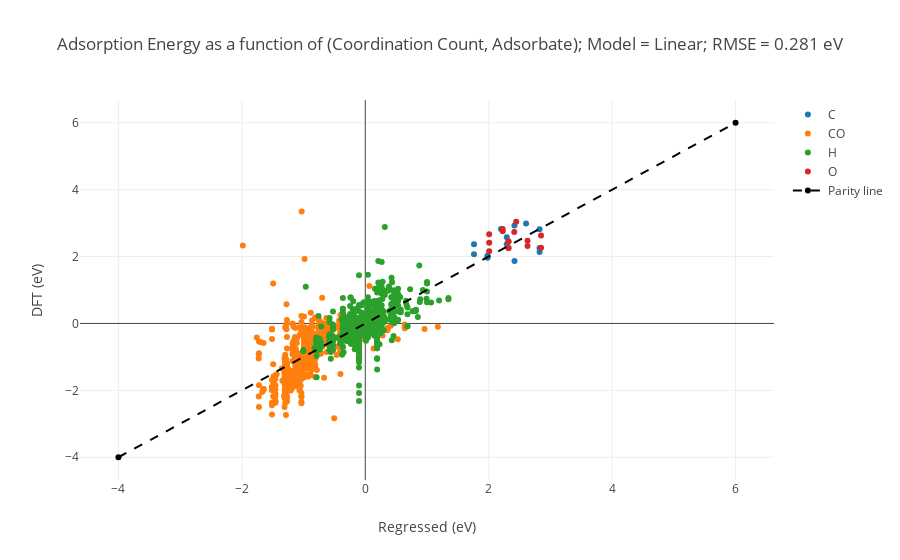
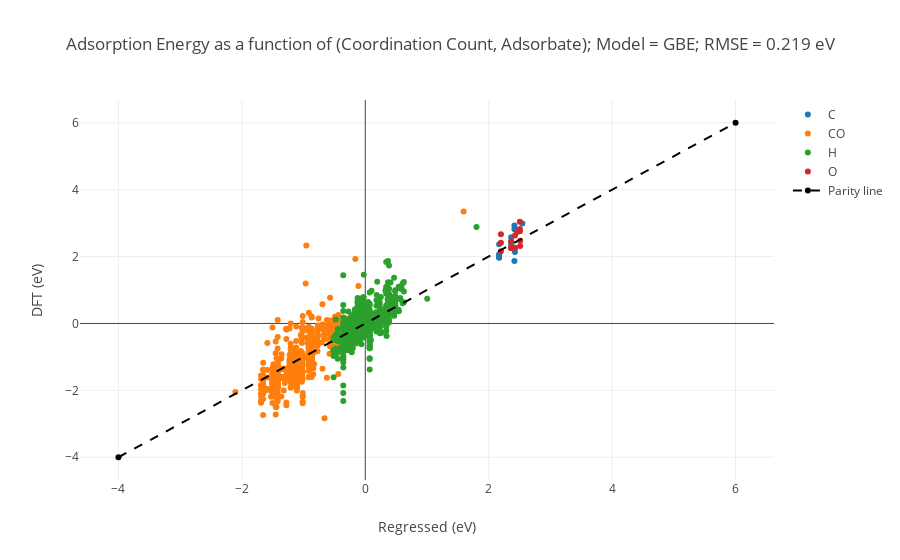

The cell these charts' notebook holds for them, in order:
### Code cell
# Create Plotly for each SKLearn model
for model in [LR, GBE]:
    traces = []
    # Create a parity plot where each adsorbate is shown. We do that by pulling out
    # data for each adsorbate and then plotting them.
    for ads in np.unique(DATA['adsorbate']):
        x = [X[i] for i, _ads in enumerate(DATA['adsorbate']) if _ads == ads]
        y = [Y[i] for i, _ads in enumerate(DATA['adsorbate']) if _ads == ads]
        y_predicted = model.predict(x)
        traces.append(go.Scatter(x=y_predicted, y=y, mode='markers', name=ads))
    # Create a diagonal line for the parity plot
    lims = [-4, 6]
    traces.append(go.Scatter(x=lims, y=lims,
                             line=dict(color=('black'), dash='dash'), name='Parity line'))
    # Format and plot
    layout = go.Layout(xaxis=dict(title='Regressed (eV)'),
                       yaxis=dict(title='DFT (eV)'),
                       title='Adsorption Energy as a function of (Coordination Count, Adsorbate); Model = %s; RMSE = %0.3f eV' \
                             % (model.name, metrics.mean_squared_error(Y_TEST, model.predict(X_TEST))))
    iplot(go.Figure(data=traces, layout=layout))

### Figure 1 — Plotly figure (JSON) as saved in the notebook; plotly's stock layout.template omitted (floating-point values rounded to 4 significant figures; data arrays with more than 128 entries replaced by an {"elided": "..."} marker saying what was removed)
{"data": [{"mode": "markers", "name": "C", "type": "scatter", "x": [1.762, 2.605, 2.824, 2.418, 2.824, 2.824, 2.199, 2.293, 2.293, 1.98, 1.98, 1.762, 1.98, 2.418], "y": [2.366, 2.988, 2.254, 2.932, 2.817, 2.139, 2.822, 2.576, 2.367, 1.977, 1.962, 2.069, 2.025, 1.865]}, {"mode": "markers", "name": "CO", "type": "scatter", "x": {"elided": "787 float values"}, "y": {"elided": "787 float values"}}, {"mode": "markers", "name": "H", "type": "scatter", "x": {"elided": "663 float values"}, "y": {"elided": "663 float values"}}, {"mode": "markers", "name": "O", "type": "scatter", "x": [2.629, 2.008, 2.629, 2.227, 2.445, 2.414, 2.848, 2.848, 2.32, 2.32, 2.32, 2.008, 2.008, 2.32, 2.227], "y": [2.475, 2.67, 2.314, 2.756, 3.041, 2.735, 2.631, 2.26, 2.256, 2.454, 2.454, 2.155, 2.415, 2.256, 2.821]}, {"line": {"color": "black", "dash": "dash"}, "name": "Parity line", "type": "scatter", "x": [-4, 6], "y": [-4, 6]}], "layout": {"title": "Adsorption Energy as a function of (Coordination Count, Adsorbate); Model = Linear; RMSE = 0.281 eV", "xaxis": {"title": "Regressed (eV)"}, "yaxis": {"title": "DFT (eV)"}}}

### Figure 2 — Plotly figure (JSON) as saved in the notebook; plotly's stock layout.template omitted (floating-point values rounded to 4 significant figures; data arrays with more than 128 entries replaced by an {"elided": "..."} marker saying what was removed)
{"data": [{"mode": "markers", "name": "C", "type": "scatter", "x": [2.169, 2.545, 2.425, 2.417, 2.425, 2.425, 2.417, 2.364, 2.364, 2.169, 2.169, 2.169, 2.169, 2.417], "y": [2.366, 2.988, 2.254, 2.932, 2.817, 2.139, 2.822, 2.576, 2.367, 1.977, 1.962, 2.069, 2.025, 1.865]}, {"mode": "markers", "name": "CO", "type": "scatter", "x": {"elided": "787 float values"}, "y": {"elided": "787 float values"}}, {"mode": "markers", "name": "H", "type": "scatter", "x": {"elided": "663 float values"}, "y": {"elided": "663 float values"}}, {"mode": "markers", "name": "O", "type": "scatter", "x": [2.509, 2.198, 2.509, 2.505, 2.505, 2.461, 2.425, 2.425, 2.364, 2.364, 2.364, 2.198, 2.198, 2.364, 2.505], "y": [2.475, 2.67, 2.314, 2.756, 3.041, 2.735, 2.631, 2.26, 2.256, 2.454, 2.454, 2.155, 2.415, 2.256, 2.821]}, {"line": {"color": "black", "dash": "dash"}, "name": "Parity line", "type": "scatter", "x": [-4, 6], "y": [-4, 6]}], "layout": {"title": "Adsorption Energy as a function of (Coordination Count, Adsorbate); Model = GBE; RMSE = 0.219 eV", "xaxis": {"title": "Regressed (eV)"}, "yaxis": {"title": "DFT (eV)"}}}
